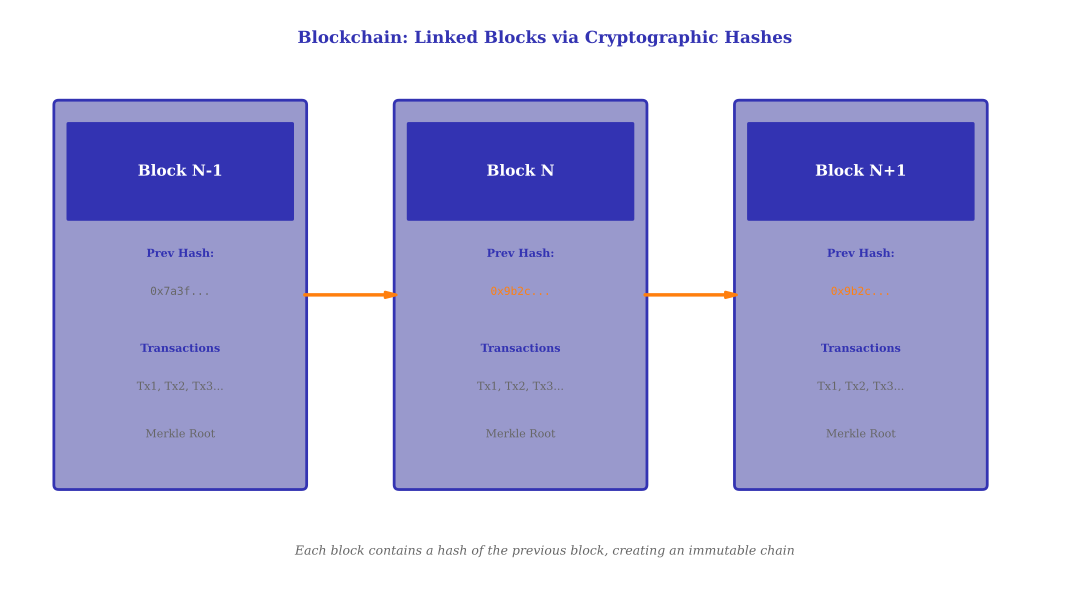

Reproduce this figure in Python.
"""Blockchain Architecture - Visual showing block structure and chaining"""
from pathlib import Path
import matplotlib.pyplot as plt
import matplotlib.patches as mpatches
from matplotlib.patches import FancyBboxPatch, FancyArrowPatch
import numpy as np

plt.rcParams.update({
    'font.size': 10, 'axes.labelsize': 10, 'axes.titlesize': 11,
    'xtick.labelsize': 9, 'ytick.labelsize': 9, 'legend.fontsize': 9,
    'figure.dpi': 150, 'font.family': 'serif'
})

MLPURPLE = '#3333B2'
MLBLUE = '#0066CC'
MLLAVENDER = '#9999CC'
MLORANGE = '#FF7F0E'

fig, ax = plt.subplots(figsize=(11, 6))
ax.set_xlim(0, 11)
ax.set_ylim(0, 6)
ax.axis('off')

# Draw 3 blocks
block_width = 2.5
block_height = 4
y_pos = 1

for i, (x_pos, block_num) in enumerate([(0.5, 'N-1'), (4, 'N'), (7.5, 'N+1')]):
    # Main block rectangle
    block = FancyBboxPatch((x_pos, y_pos), block_width, block_height,
                           boxstyle="round,pad=0.05", facecolor=MLLAVENDER,
                           edgecolor=MLPURPLE, linewidth=2)
    ax.add_patch(block)

    # Block header
    header = FancyBboxPatch((x_pos + 0.1, y_pos + 2.8), block_width - 0.2, 1,
                            boxstyle="round,pad=0.02", facecolor=MLPURPLE,
                            edgecolor='none')
    ax.add_patch(header)
    ax.text(x_pos + block_width/2, y_pos + 3.3, f'Block {block_num}',
            ha='center', va='center', fontsize=11, fontweight='bold', color='white')

    # Hash of previous block
    ax.text(x_pos + block_width/2, y_pos + 2.4, 'Prev Hash:', ha='center',
            fontsize=8, fontweight='bold', color=MLPURPLE)
    if i == 0:
        ax.text(x_pos + block_width/2, y_pos + 2.0, '0x7a3f...', ha='center',
                fontsize=8, family='monospace', color='#666666')
    else:
        ax.text(x_pos + block_width/2, y_pos + 2.0, '0x9b2c...', ha='center',
                fontsize=8, family='monospace', color=MLORANGE)

    # Transactions
    ax.text(x_pos + block_width/2, y_pos + 1.4, 'Transactions', ha='center',
            fontsize=8, fontweight='bold', color=MLPURPLE)
    ax.text(x_pos + block_width/2, y_pos + 1.0, 'Tx1, Tx2, Tx3...', ha='center',
            fontsize=8, color='#666666')

    # Merkle Root
    ax.text(x_pos + block_width/2, y_pos + 0.5, 'Merkle Root', ha='center',
            fontsize=8, color='#666666')

# Draw arrows connecting blocks
arrow_style = "Simple,tail_width=0.5,head_width=4,head_length=8"
for x_start in [3.0, 6.5]:
    arrow = FancyArrowPatch((x_start, y_pos + block_height/2),
                           (x_start + 1.0, y_pos + block_height/2),
                           arrowstyle=arrow_style, color=MLORANGE, linewidth=2)
    ax.add_patch(arrow)

# Title and labels
ax.text(5.5, 5.7, 'Blockchain: Linked Blocks via Cryptographic Hashes',
        ha='center', va='center', fontsize=12, fontweight='bold', color=MLPURPLE)

ax.text(5.5, 0.3, 'Each block contains a hash of the previous block, creating an immutable chain',
        ha='center', va='center', fontsize=9, style='italic', color='#666666')

plt.tight_layout()
plt.savefig(Path(__file__).parent / 'blockchain_architecture.pdf',
            format='pdf', dpi=300, bbox_inches='tight')
plt.close()
